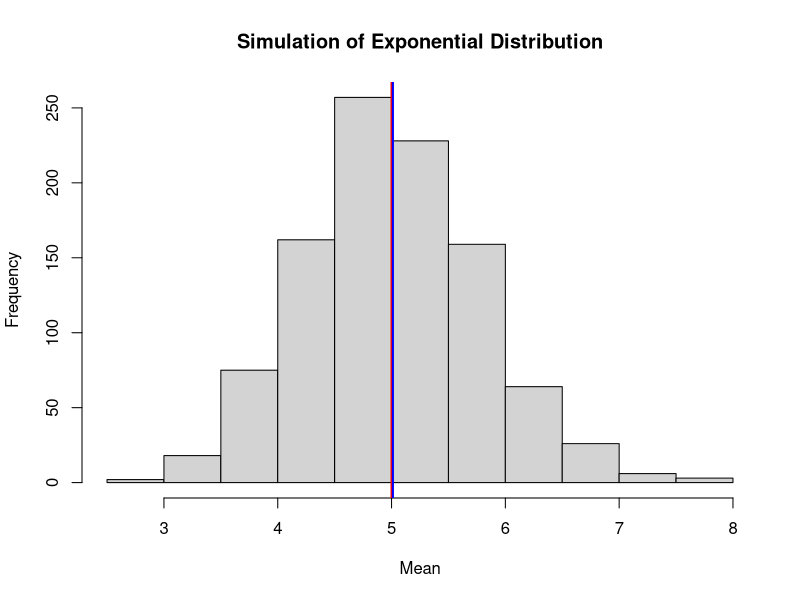
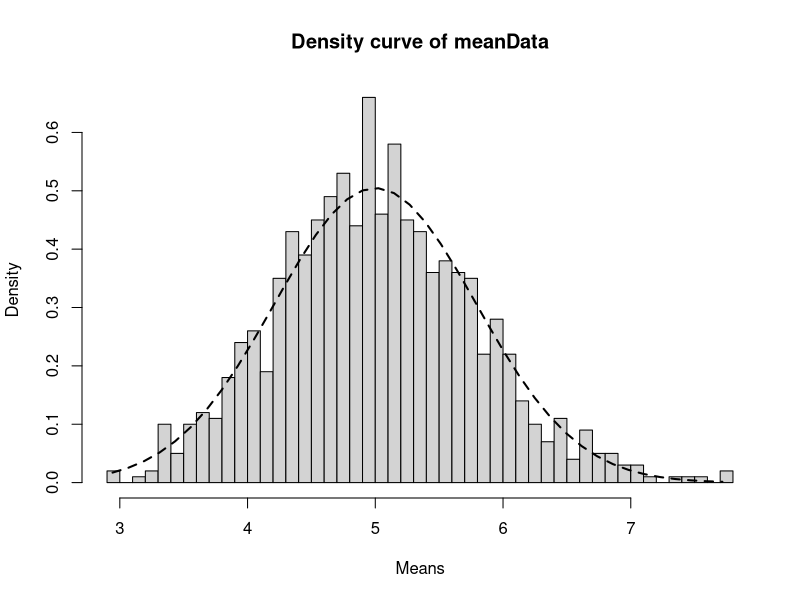
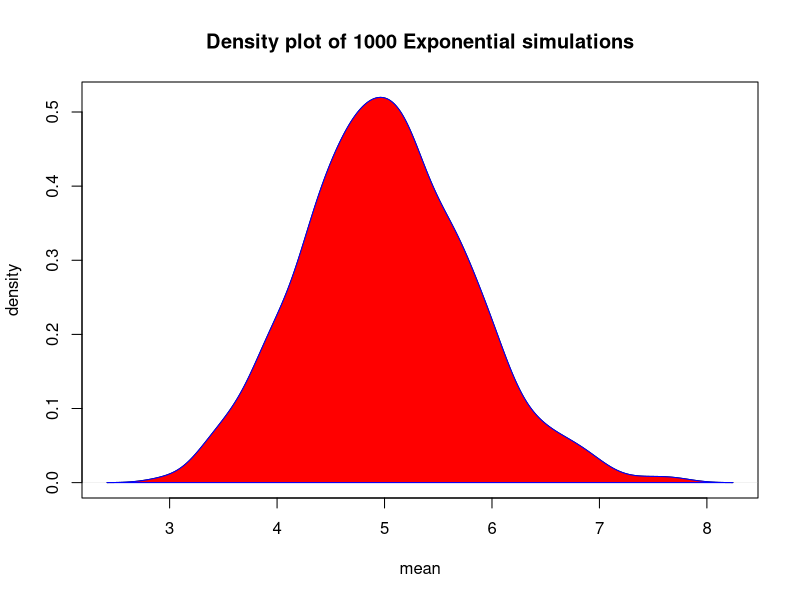

Generate these figures, in order, with R:
## ---- chunk 1
set.seed(123)    #for reproducibility
n=40              #sample size
lambda=0.2        #given lambda for rexp
meanData=NULL        
for(i in 1:1000) meanData = c(meanData, mean(rexp(n,lambda)))
## ---- chunk 2
sampleMean = mean(meanData)
sampleMean
## ---- chunk 3
theoreticalMean=1/lambda
theoreticalMean
## ---- chunk 4
hist(meanData, xlab = "Mean" , ylab = "Frequency", main = "Simulation of Exponential Distribution")
abline(v=theoreticalMean, col = "red", lw=2)
abline(v=sampleMean, col = "blue", lw=2)
## ---- chunk 5
sampleSD = sd(meanData)
sampleSD
## ---- chunk 6
sampleVariance = var(meanData)
sampleVariance
## ---- chunk 7
theoreticalSD = 1/(lambda*sqrt(n))
theoreticalSD
## ---- chunk 8
theoreticalVariance = 1/(lambda^2 * n)
theoreticalVariance
## ---- chunk 9
hist(meanData, breaks = n, prob = T,  xlab = "Means" , ylab = "Density" , main = "Density curve of meanData")
xPlot <- seq(min(meanData), max(meanData), length=40)
yPlot <- dnorm(xPlot, mean=1/lambda, sd=((1/lambda)/sqrt(n)))
lines(xPlot, yPlot, col="black", lty=2, lwd=2)
## ---- chunk 10
d=density(meanData)
plot(d, xlab = "mean" , ylab ="density", main = "Density plot of 1000 Exponential simulations")
polygon(d, col = "red" , border = "blue")
## ---- chunk 11
theoreticalCI = theoreticalMean + c(-1,1)*qnorm(0.975)*theoreticalSD/sqrt(n)
round(theoreticalCI,3)
## ---- chunk 12
sampleCI = sampleMean + c(-1,1)*qnorm(0.975)*sampleSD/sqrt(n)
round(sampleCI)
